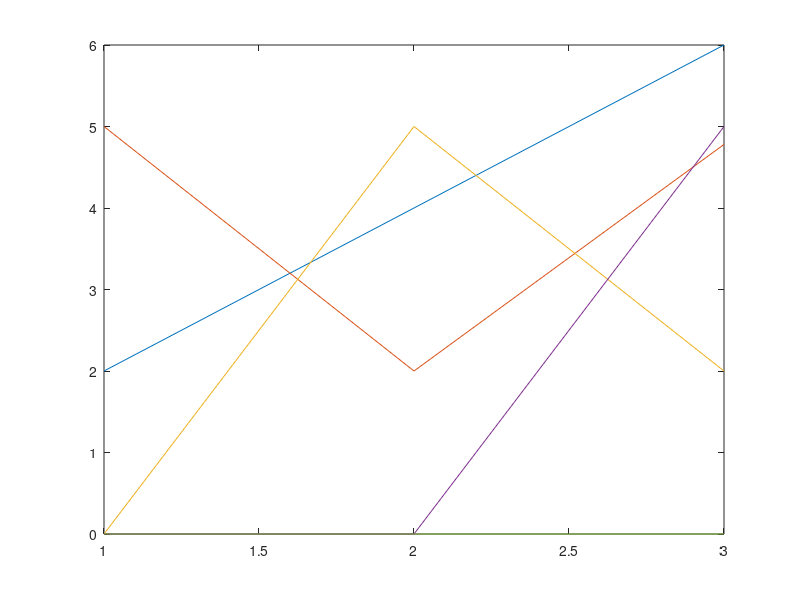

The MATLAB source for this figure:
close;
lanes = 3; %路段数
times = 5; %时间层
qm = 300; %道路通行能力
deltaT = 15; %时间离散间隔
deltaX = 0.5; %空间离散间隔
Wb = 1.8; %后向波传播波速
vf = 50; %自由流速度
Kj = 300; %最大密度 （即拥挤密度）
%矩阵的初始化
% N(:,1) = 50;
% N(:,lanes+2)=50;
% N(1,:) = [50,23,35,58,69,80,59,38,57,36,70,50]; 

M(:,1) = 5;
M(:,lanes+2)=5;
M(1,:) = [5,2,4,6,5];
for t=2:times+1
    for l=2:lanes+1
        y1 = min([M(t-1,l-1),qm*deltaT,Wb/vf*(Kj*deltaX-M(t-1,l))]);
        y2 = min([M(t-1,l),qm*deltaT,Wb/vf*(Kj*deltaX-M(t-1,l+1))]);
        M(t,l) = M(t-1,l) + y1 - y2;
        %时空密度矩阵此处未设
    end
end


x =1:lanes;
for i=1:times
    plot(x,M(i,2:lanes+1));
    hold on;
end



